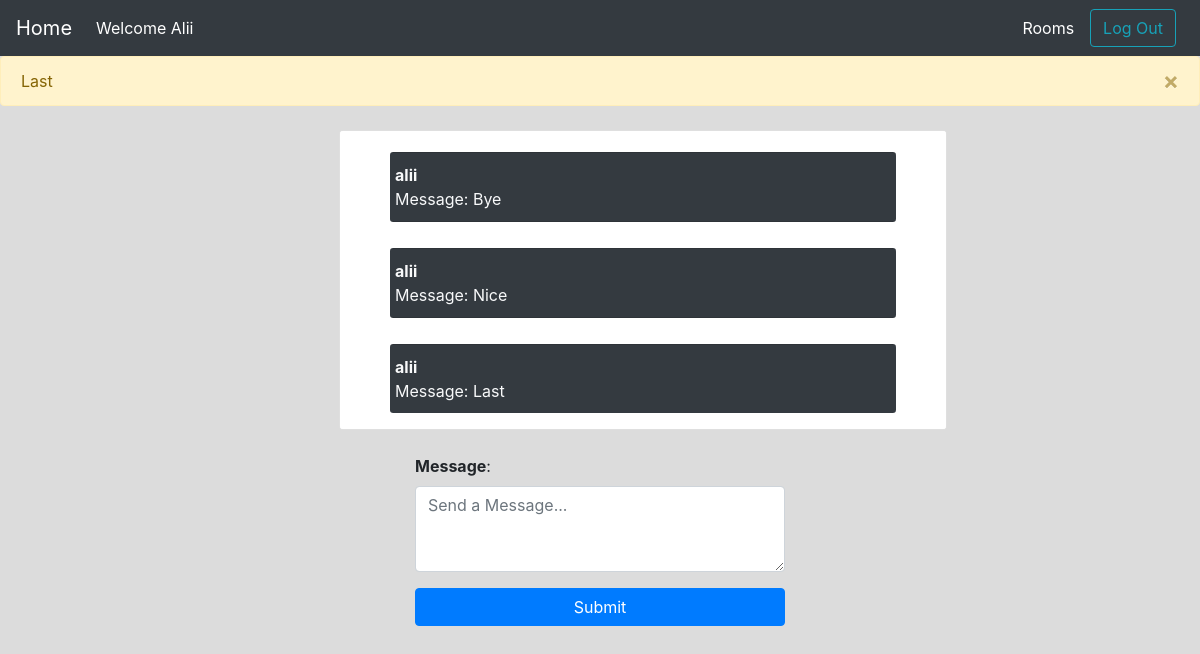
Page /rooms/hobby/ (signed in) on the earlier database version.
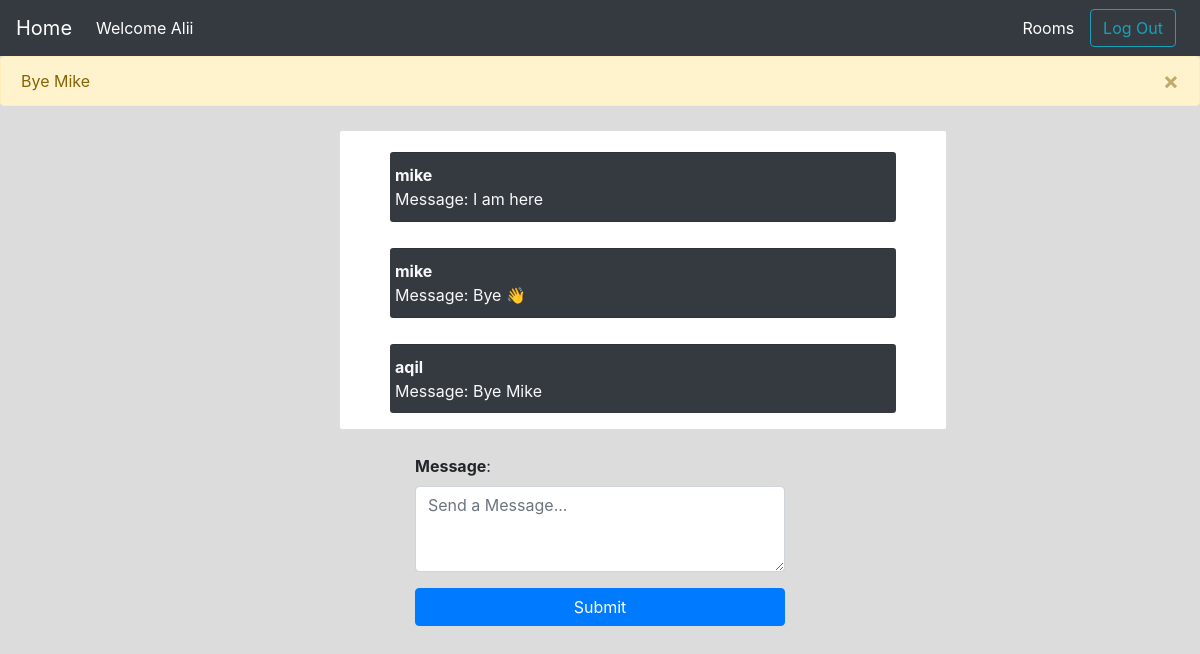
Same page on the later database version.
### rooms/models.py (models this page shows)
class Message(models.Model):
    room = models.ForeignKey(Room, related_name='messages', on_delete=models.CASCADE)
    user = models.ForeignKey(User, related_name='messages', on_delete=models.CASCADE)
    content = models.TextField()
    date_added = models.DateTimeField(auto_now_add=True)
    class Meta:
        ordering = ('date_added',)
    def __str__(self):
        return self.content

### rooms/views.py (the view)
# urls.py: path('<slug:slug>/', views.Room_detail, name='room_detail'),
@login_required
def Room_detail(request,slug):
    room = Room.objects.get(slug=slug)
    messages = Message.objects.filter(room=room)[0:25]
    return render(request, "rooms/room_detail.html", {'room': room,'messages': messages})

### rooms/templates/rooms/room_detail.html (shortened to what this page needs)
{% include 'core/base.html' %}
<div class="container col-6 mb-3" >
<div class="m-4 card" style="width: 38rem;" id="chat-messages">
    <ul class="list-group list-group-flush">
      {% if messages %}
      {% for m in messages %}
        <li class="list-group-item custom-li mb-3 rounded-sm bg-dark text-light"><b>{{ m.user.username }}</b> <br> Message: {{ m.content }}</li>
      {% endfor %}
      {% else %}
        <h5 class='text-center p-4'>No messages</h5>
      {% endif %}
    </ul>
  </div>
</div>
<div class="container col-4 mb-3">
  <form id="myForm" action="." method="POST">
      <div class="form-group">
          <label for="message"><b>Message</b>:</label>
          <textarea class="form-control" id="chat-message-input" placeholder="Send a Message..." rows="3" name="message" required></textarea>
      </div>
      <button type="submit" class="btn btn-block btn-primary" id="chat-message-submit">Submit</button>
  </form>
</div>

### core/templates/core/base.html (shortened to what this page needs)
<!DOCTYPE html>
<html lang="en">
<head>
    <link rel="stylesheet" href="https://cdn.jsdelivr.net/npm/bootstrap@4.3.1/dist/css/bootstrap.min.css">
</head>
<body style="background-color: gainsboro;">
    <nav class="navbar navbar-expand-lg navbar-dark bg-dark text-light">
        <a class="navbar-brand" href="{% url 'home' %}">Home</a>
        <div class="collapse navbar-collapse" id="navbarTogglerDemo03">
          <ul class="navbar-nav mr-auto mt-2 mt-lg-0">
            <li class="nav-item active">
              {% if request.user.is_authenticated %}
              <a class="nav-link" href="{% url 'home' %}">Welcome {{request.user.username|capfirst }}</span></a>
              {% endif %}
            </li>
          </ul>
          <form class="form-inline my-2 my-lg-0">
            {% if request.user.is_authenticated %}
              <a href="{% url 'rooms' %}" class="mr-3">Rooms</a>
              <a href="{% url 'logout' %}" class="btn btn-outline-info mr-sm-2" type="button">Log Out</a>
            {% else %}
              <a href="{% url 'login' %}" class="btn btn-outline-info mr-sm-2" type="button">Log In</a>
              <a href="{% url 'signup' %}" class="btn btn-outline-success my-2 my-sm-0">Sign Up</a>
            {% endif %}
          </form>
        </div>
      </nav>
      {% if messages %}
      <div class="alert alert-warning alert-dismissible fade show" role="alert">
        {% for message in messages %}
          {% if forloop.last %}
              {{ message }}
          {% endif %}
        {% endfor %}
        <button type="button" class="close" data-dismiss="alert" aria-label="Close">
          <span aria-hidden="true">&times;</span>
        </button>
      </div>
  {% endif %}
</body>
</html>

### core/templates/core/base.html (style rules this page uses)
a,a:hover { text-decoration: none; color: #fff; }
#chat-messages { height: 300px; overflow-y: auto; }
.custom-li { padding: 10px 5px; margin: 10px 50px; }

Differences in the rows shown:
removed Message: content "Last", user.username "alii"
removed Message: user.username "alii", content "Bye"
removed Message: user.username "alii", content "Nice"
added Message: content "Bye Mike", user.username "aqil"
added Message: user.username "mike", content "I am here"
added Message: user.username "mike", content "Bye 👋"
